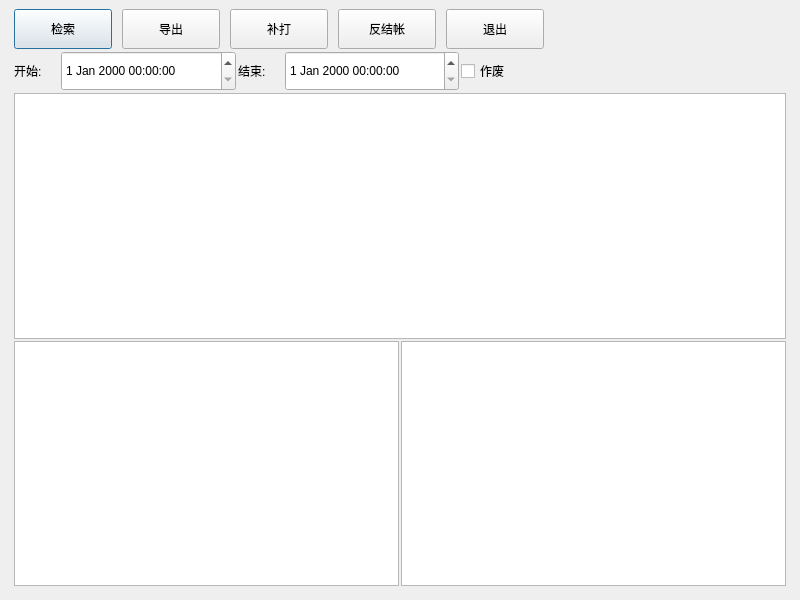
<?xml version="1.0" encoding="UTF-8"?>
<ui version="4.0">
 <class>business_documents_query</class>
 <widget class="QDialog" name="business_documents_query">
  <property name="geometry">
   <rect>
    <x>0</x>
    <y>0</y>
    <width>800</width>
    <height>600</height>
   </rect>
  </property>
  <property name="windowTitle">
   <string>Dialog</string>
  </property>
  <layout class="QVBoxLayout" name="verticalLayout_2">
   <property name="spacing">
    <number>6</number>
   </property>
   <property name="leftMargin">
    <number>9</number>
   </property>
   <property name="topMargin">
    <number>9</number>
   </property>
   <property name="rightMargin">
    <number>9</number>
   </property>
   <property name="bottomMargin">
    <number>9</number>
   </property>
   <item>
    <layout class="QVBoxLayout" name="verticalLayout" stretch="0,0,1,1">
     <property name="spacing">
      <number>2</number>
     </property>
     <property name="leftMargin">
      <number>5</number>
     </property>
     <property name="rightMargin">
      <number>5</number>
     </property>
     <property name="bottomMargin">
      <number>5</number>
     </property>
     <item>
      <layout class="QHBoxLayout" name="horizontalLayout_2">
       <property name="spacing">
        <number>10</number>
       </property>
       <property name="leftMargin">
        <number>0</number>
       </property>
       <property name="rightMargin">
        <number>0</number>
       </property>
       <item>
        <widget class="QPushButton" name="pushButton_2">
         <property name="sizePolicy">
          <sizepolicy hsizetype="Fixed" vsizetype="Fixed">
           <horstretch>0</horstretch>
           <verstretch>0</verstretch>
          </sizepolicy>
         </property>
         <property name="minimumSize">
          <size>
           <width>98</width>
           <height>40</height>
          </size>
         </property>
         <property name="focusPolicy">
          <enum>Qt::StrongFocus</enum>
         </property>
         <property name="text">
          <string>检索</string>
         </property>
         <property name="outer_stylesheet" stdset="0">
          <string>pushbutton</string>
         </property>
        </widget>
       </item>
       <item>
        <widget class="QPushButton" name="pushButton_3">
         <property name="sizePolicy">
          <sizepolicy hsizetype="Fixed" vsizetype="Fixed">
           <horstretch>0</horstretch>
           <verstretch>0</verstretch>
          </sizepolicy>
         </property>
         <property name="minimumSize">
          <size>
           <width>98</width>
           <height>40</height>
          </size>
         </property>
         <property name="focusPolicy">
          <enum>Qt::StrongFocus</enum>
         </property>
         <property name="text">
          <string>导出</string>
         </property>
         <property name="outer_stylesheet" stdset="0">
          <string>pushbutton</string>
         </property>
        </widget>
       </item>
       <item>
        <widget class="QPushButton" name="pushButton_5">
         <property name="sizePolicy">
          <sizepolicy hsizetype="Fixed" vsizetype="Fixed">
           <horstretch>0</horstretch>
           <verstretch>0</verstretch>
          </sizepolicy>
         </property>
         <property name="minimumSize">
          <size>
           <width>98</width>
           <height>40</height>
          </size>
         </property>
         <property name="focusPolicy">
          <enum>Qt::StrongFocus</enum>
         </property>
         <property name="text">
          <string>补打</string>
         </property>
         <property name="outer_stylesheet" stdset="0">
          <string>pushbutton</string>
         </property>
        </widget>
       </item>
       <item>
        <widget class="QPushButton" name="pushButton_4">
         <property name="sizePolicy">
          <sizepolicy hsizetype="Fixed" vsizetype="Fixed">
           <horstretch>0</horstretch>
           <verstretch>0</verstretch>
          </sizepolicy>
         </property>
         <property name="minimumSize">
          <size>
           <width>98</width>
           <height>40</height>
          </size>
         </property>
         <property name="focusPolicy">
          <enum>Qt::StrongFocus</enum>
         </property>
         <property name="text">
          <string>反结帐</string>
         </property>
         <property name="outer_stylesheet" stdset="0">
          <string>pushbutton</string>
         </property>
        </widget>
       </item>
       <item>
        <widget class="QPushButton" name="pushButton_6">
         <property name="sizePolicy">
          <sizepolicy hsizetype="Fixed" vsizetype="Fixed">
           <horstretch>0</horstretch>
           <verstretch>0</verstretch>
          </sizepolicy>
         </property>
         <property name="minimumSize">
          <size>
           <width>98</width>
           <height>40</height>
          </size>
         </property>
         <property name="focusPolicy">
          <enum>Qt::StrongFocus</enum>
         </property>
         <property name="text">
          <string>退出</string>
         </property>
         <property name="outer_stylesheet" stdset="0">
          <string>pushbutton</string>
         </property>
        </widget>
       </item>
       <item>
        <spacer name="horizontalSpacer">
         <property name="orientation">
          <enum>Qt::Horizontal</enum>
         </property>
         <property name="sizeHint" stdset="0">
          <size>
           <width>40</width>
           <height>20</height>
          </size>
         </property>
        </spacer>
       </item>
      </layout>
     </item>
     <item>
      <layout class="QHBoxLayout" name="horizontalLayout">
       <property name="leftMargin">
        <number>0</number>
       </property>
       <property name="rightMargin">
        <number>0</number>
       </property>
       <item>
        <widget class="QLabel" name="label_2">
         <property name="sizePolicy">
          <sizepolicy hsizetype="Fixed" vsizetype="Fixed">
           <horstretch>0</horstretch>
           <verstretch>0</verstretch>
          </sizepolicy>
         </property>
         <property name="minimumSize">
          <size>
           <width>45</width>
           <height>40</height>
          </size>
         </property>
         <property name="text">
          <string>开始:</string>
         </property>
        </widget>
       </item>
       <item>
        <widget class="lds_datetimeEdit" name="dateTimeEdit">
         <property name="sizePolicy">
          <sizepolicy hsizetype="Expanding" vsizetype="Fixed">
           <horstretch>0</horstretch>
           <verstretch>0</verstretch>
          </sizepolicy>
         </property>
         <property name="minimumSize">
          <size>
           <width>0</width>
           <height>40</height>
          </size>
         </property>
        </widget>
       </item>
       <item>
        <widget class="QLabel" name="label_3">
         <property name="sizePolicy">
          <sizepolicy hsizetype="Fixed" vsizetype="Fixed">
           <horstretch>0</horstretch>
           <verstretch>0</verstretch>
          </sizepolicy>
         </property>
         <property name="minimumSize">
          <size>
           <width>45</width>
           <height>40</height>
          </size>
         </property>
         <property name="text">
          <string>结束:</string>
         </property>
        </widget>
       </item>
       <item>
        <widget class="lds_datetimeEdit" name="dateTimeEdit_2">
         <property name="sizePolicy">
          <sizepolicy hsizetype="Expanding" vsizetype="Fixed">
           <horstretch>0</horstretch>
           <verstretch>0</verstretch>
          </sizepolicy>
         </property>
         <property name="minimumSize">
          <size>
           <width>0</width>
           <height>40</height>
          </size>
         </property>
        </widget>
       </item>
       <item>
        <widget class="QCheckBox" name="checkBox">
         <property name="sizePolicy">
          <sizepolicy hsizetype="Fixed" vsizetype="Fixed">
           <horstretch>0</horstretch>
           <verstretch>0</verstretch>
          </sizepolicy>
         </property>
         <property name="minimumSize">
          <size>
           <width>150</width>
           <height>40</height>
          </size>
         </property>
         <property name="text">
          <string>作废</string>
         </property>
        </widget>
       </item>
       <item>
        <spacer name="horizontalSpacer_2">
         <property name="orientation">
          <enum>Qt::Horizontal</enum>
         </property>
         <property name="sizeHint" stdset="0">
          <size>
           <width>40</width>
           <height>20</height>
          </size>
         </property>
        </spacer>
       </item>
      </layout>
     </item>
     <item>
      <widget class="lds_tableview_sum" name="tableView"/>
     </item>
     <item>
      <layout class="QHBoxLayout" name="horizontalLayout_3">
       <item>
        <widget class="lds_tableview_sum" name="tableView_2">
         <property name="sizePolicy">
          <sizepolicy hsizetype="Expanding" vsizetype="Expanding">
           <horstretch>0</horstretch>
           <verstretch>0</verstretch>
          </sizepolicy>
         </property>
         <property name="minimumSize">
          <size>
           <width>0</width>
           <height>0</height>
          </size>
         </property>
        </widget>
       </item>
       <item>
        <widget class="lds_tableview_sum" name="tableView_3">
         <property name="sizePolicy">
          <sizepolicy hsizetype="Expanding" vsizetype="Expanding">
           <horstretch>0</horstretch>
           <verstretch>0</verstretch>
          </sizepolicy>
         </property>
         <property name="minimumSize">
          <size>
           <width>0</width>
           <height>0</height>
          </size>
         </property>
        </widget>
       </item>
      </layout>
     </item>
    </layout>
   </item>
  </layout>
 </widget>
 <customwidgets>
  <customwidget>
   <class>lds_datetimeEdit</class>
   <extends>QDateTimeEdit</extends>
   <header>lds_datetimeedit.h</header>
  </customwidget>
  <customwidget>
   <class>lds_tableview_sum</class>
   <extends>QTableView</extends>
   <header>lds_tableview_sum.h</header>
  </customwidget>
 </customwidgets>
 <resources/>
 <connections/>
</ui>
